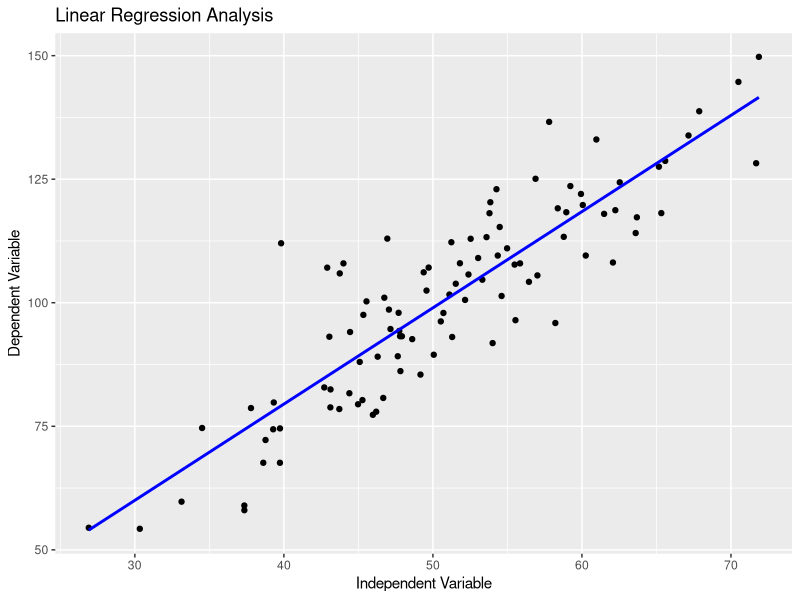
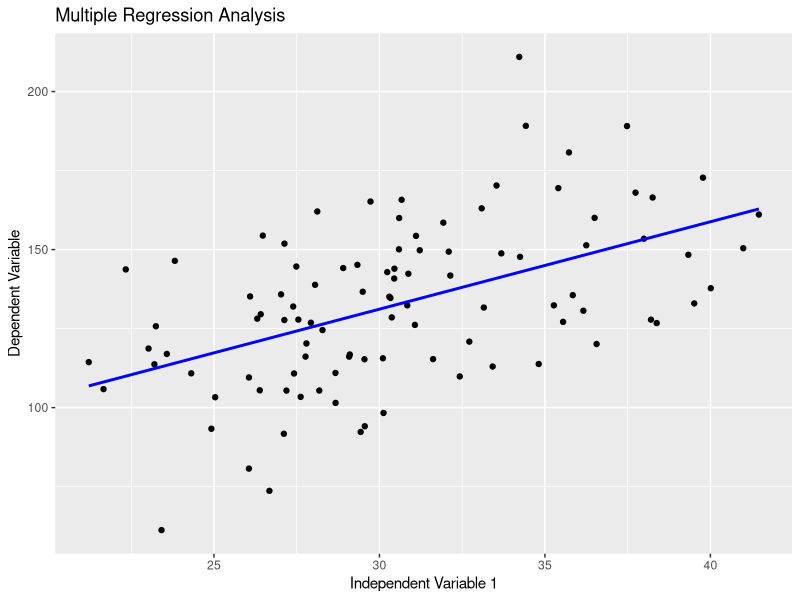
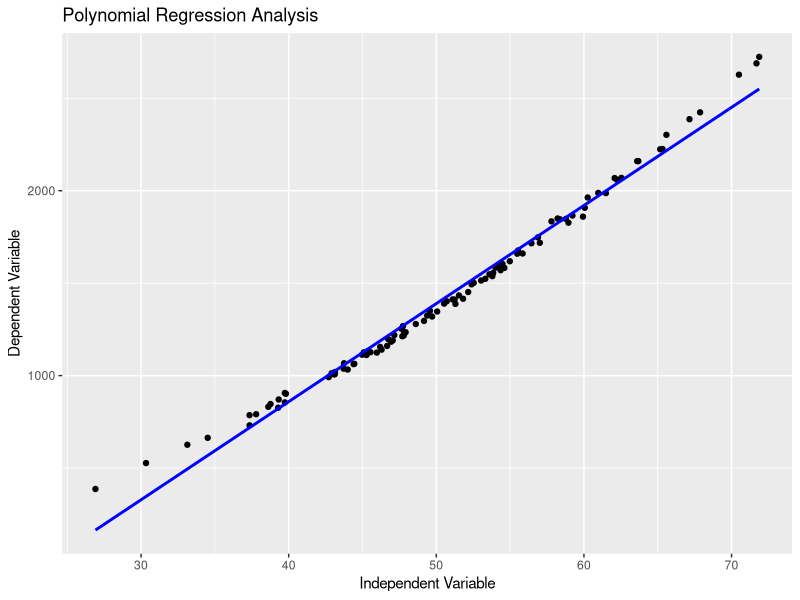

Source code (R) for these figures, in order:
# Load required libraries
library(ggplot2)

# Load the dataset
data <- read.csv("regression_dataset.csv")

# Perform linear regression
linear_model <- lm(dependent_variable_linear ~ independent_variable, data = data)

# Perform multiple regression
multiple_model <- lm(dependent_variable_multiple ~ independent_var1 + independent_var2, data = data)

# Perform polynomial regression
poly_model <- lm(dependent_variable_poly ~ poly(independent_variable, degree = 2), data = data)

# Evaluate model performance
summary(linear_model)
summary(multiple_model)
summary(poly_model)

# Visualize regression results
ggplot(data, aes(x = independent_variable, y = dependent_variable_linear)) +
  geom_point() +
  geom_smooth(method = "lm", se = FALSE, color = "blue") +
  labs(title = "Linear Regression Analysis", x = "Independent Variable", y = "Dependent Variable")

ggplot(data, aes(x = independent_var1, y = dependent_variable_multiple)) +
  geom_point() +
  geom_smooth(method = "lm", se = FALSE, color = "blue") +
  labs(title = "Multiple Regression Analysis", x = "Independent Variable 1", y = "Dependent Variable")

ggplot(data, aes(x = independent_variable, y = dependent_variable_poly)) +
  geom_point() +
  geom_smooth(method = "lm", se = FALSE, color = "blue") +
  labs(title = "Polynomial Regression Analysis", x = "Independent Variable", y = "Dependent Variable")
